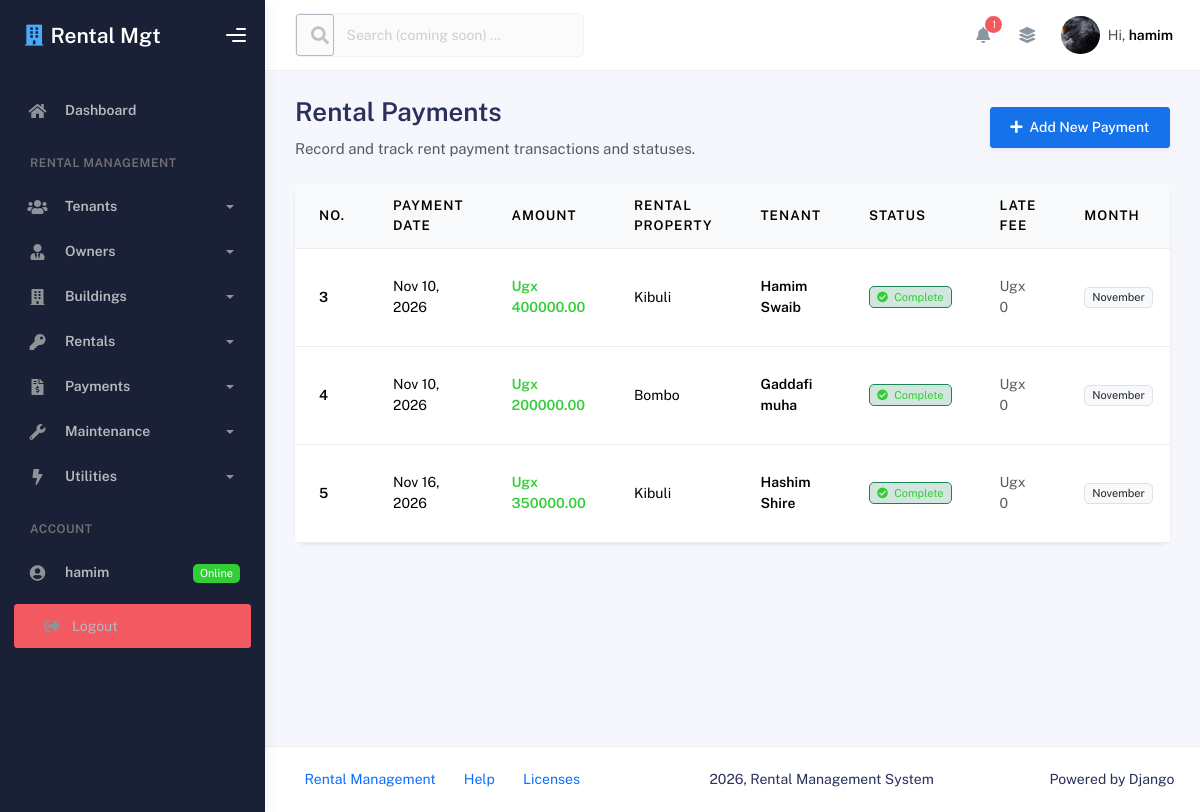
The app's page /payment/ (signed in) with its own data.
### App/models.py (models this page shows, shortened)
class Payment(models.Model):
    MONTH_CHOICES = [
        ('January', 'January'),
        ('February', 'February'),
        ('March', 'March'),
        ('April', 'April'),
        ('May', 'May'),
        ('June', 'June'),
        ('July', 'July'),
        ('August', 'August'),
        ('September', 'September'),
        ('October', 'October'),
        ('November', 'November'),
        ('December', 'December'),
    ]
    STATUS_OPTIONS = [
        ('C','Complete'),
        ('P','Pending')
    ]
    payment_date = models.DateField()
    amount = models.DecimalField(max_digits=10, decimal_places=2)
    rental = models.ForeignKey(Rental, on_delete=models.CASCADE)
    tenant = models.ForeignKey(Tenant, on_delete=models.CASCADE)
    status = models.CharField(max_length=2, choices=STATUS_OPTIONS)
    late_fee = models.DecimalField(max_digits=10, decimal_places=2, default=0.00)
    month = models.CharField(max_length=15, choices=MONTH_CHOICES)

class Rental(models.Model):
    STATUS_CHOICES = [
        ('V', 'Vacant'),
        ('O', 'Occupied'),
    ]
    TYPE_OPTIONS = [
        ('H','House'),
        ('A','Apartment')
    ]
    building = models.ForeignKey(Building, on_delete=models.CASCADE)
    tenant = models.ForeignKey(Tenant, on_delete=models.CASCADE, null=True, blank=True)
    start_date = models.DateField(null=True, blank=True)
    end_date = models.DateField(null=True, blank=True)
    rent_amount = models.DecimalField(max_digits=10, decimal_places=2)
    type = models.CharField(max_length=2, choices=TYPE_OPTIONS)
    status = models.CharField(max_length=2, choices=STATUS_CHOICES, default='V')
    def __str__(self):
        if self.tenant:
            return f"{self.building.address} - {self.tenant} ({self.get_status_display()})"
        return f"{self.building.address} (Vacant)"

class Building(models.Model):
    STATUS_OPTIONS = [
        ('O','Occupied'),
        ('V','Vacant')
    ]
    address = models.CharField(max_length=100)
    status = models.CharField(max_length=2, choices=STATUS_OPTIONS)
    owner = models.ForeignKey(Owner, on_delete=models.CASCADE)

class Tenant(models.Model):
    user = models.OneToOneField(User, on_delete=models.SET_NULL, null=True, blank=True, related_name='tenant_profile')
    first_name = models.CharField(max_length=20)
    last_name = models.CharField(max_length=20)
    contact = models.CharField(max_length=20)
    email = models.EmailField(max_length=255)
    def __str__(self):
        return f"{self.first_name} {self.last_name}"

### App/views.py (the view)
    @login_required
    def _wrapped_view(req, *args, **kwargs):
        if not (req.user.is_staff or req.user.is_superuser):
            return redirect('tenant_dashboard_page')
        return view_func(req, *args, **kwargs)

### App/forms.py
class PaymentForm(ModelForm):
    class Meta:
        model = Payment
        fields = '__all__'
        widgets = {
            'payment_date':forms.DateInput(attrs={'type':'date'}),}

### App/context_processors.py (called while the page is built)
def admin_notifications_processor(request):
    if not request.user.is_authenticated:
        return {}
    is_admin = request.user.is_staff or request.user.is_superuser
    context = {
        'is_admin': is_admin,
    }
    if is_admin:
        pending_requests = Maintenance.objects.filter(status='Pending').select_related(
            'rental__tenant', 'rental__building'
        ).order_by('-id')
        context['admin_notifications'] = pending_requests[:10]
        context['admin_notifications_count'] = pending_requests.count()
    else:
        tenant = getattr(request.user, 'tenant_profile', None)
        if not tenant:
            tenant = Tenant.objects.filter(email__iexact=request.user.email).first()
        context['tenant_profile'] = tenant
    return context

### App/views.py (called while the page is built)
def admin_required(view_func):
    @login_required
    def _wrapped_view(req, *args, **kwargs):
        if not (req.user.is_staff or req.user.is_superuser):
            return redirect('tenant_dashboard_page')
        return view_func(req, *args, **kwargs)
    return _wrapped_view

@admin_required
def payment_list_view(req):
    if req.method == "POST":
        form = PaymentForm(req.POST)
        if form.is_valid():
            form.save()
            messages.success(req, "Payment Added Successfully!")
            return redirect('payment_list_page')
    else:
        form = PaymentForm()
    payments = Payment.objects.select_related('rental', 'tenant').all()
    return render(req, 'payment_list.html', {'payments': payments, 'form': form})

### App/templates/payment_list.html (shortened to what this page needs)
{% extends 'base.html' %}
{% load crispy_forms_tags %}
{% block content %}
<div class="d-flex justify-content-between align-items-center mb-4">
    <div>
        <h2 class="fw-bold mb-1">Rental Payments</h2>
        <p class="text-muted mb-0">Record and track rent payment transactions and statuses.</p>
    </div>
    <button type="button" class="btn btn-primary shadow-sm" data-bs-toggle="modal" data-bs-target="#addPaymentModal">
        <i class="fas fa-plus me-1"></i> Add New Payment
    </button>
</div>
<div class="card shadow-sm border-0">
    <div class="card-body p-0">
        <div class="table-responsive">
            <table class="table table-hover align-middle mb-0">
                <thead class="table-light">
                    <tr>
                        <th scope="col" style="width: 70px;">No.</th>
                        <th scope="col">Payment Date</th>
                        <th scope="col">Amount</th>
                        <th scope="col">Rental Property</th>
                        <th scope="col">Tenant</th>
                        <th scope="col">Status</th>
                        <th scope="col">Late Fee</th>
                        <th scope="col">Month</th>
                    </tr>
                </thead>
                <tbody>
                    {% for payment in payments %}
                    <tr>
                        <td class="fw-bold">{{ payment.id }}</td>
                        <td>{{ payment.payment_date|date:"M d, Y" }}</td>
                        <td class="fw-bold text-success">Ugx {{ payment.amount }}</td>
                        <td>{{ payment.rental.building.address }}</td>
                        <td class="fw-semibold">{{ payment.tenant }}</td>
                        <td>
                            {% if payment.status == 'C' %}
                                <span class="badge bg-success-subtle text-success border border-success">
                                    <i class="fas fa-check-circle me-1"></i> Complete
                                </span>
                            {% else %}
                                <span class="badge bg-warning-subtle text-warning border border-warning">
                                    <i class="fas fa-clock me-1"></i> Pending
                                </span>
                            {% endif %}
                        </td>
                        <td>
                            {% if payment.late_fee > 0 %}
                                <span class="text-danger fw-semibold">+Ugx {{ payment.late_fee }}</span>
                            {% else %}
                                <span class="text-muted">Ugx 0</span>
                            {% endif %}
                        </td>
                        <td><span class="badge bg-light text-dark border">{{ payment.get_month_display|default:payment.month }}</span></td>
                    </tr>
                    {% endfor %}
                </tbody>
            </table>
        </div>
    </div>
</div>
{% endblock content %}

### App/templates/base.html (shortened to what this page needs)
{% load static %}
<!DOCTYPE html>
<html lang="en">
<head>
    <link rel="stylesheet" href="{% static 'assets/css/bootstrap.min.css' %}" />
    <link rel="stylesheet" href="{% static 'assets/css/plugins.min.css' %}" />
    <link rel="stylesheet" href="{% static 'assets/css/kaiadmin.min.css' %}" />
</head>
<body>
    <div class="wrapper">
      <div class="sidebar" data-background-color="dark">
        <div class="sidebar-logo">
          <div class="logo-header" data-background-color="dark">
            <a href="{% url 'index_page' %}" class="logo text-white text-decoration-none d-flex align-items-center">
              <i class="fas fa-building text-info me-2 fs-4"></i>
              <span class="fw-bold fs-4 text-white">Rental Mgt</span>
            </a>
            <div class="nav-toggle">
              <button class="btn btn-toggle toggle-sidebar">
                <i class="gg-menu-right"></i>
              </button>
            </div>
          </div>
        </div>
        <div class="sidebar-wrapper scrollbar scrollbar-inner">
          <div class="sidebar-content">
            <ul class="nav nav-secondary">
              <li class="nav-item">
                <a href="{% url 'index_page' %}">
                  <i class="fas fa-home"></i>
                  <p>Dashboard</p>
                </a>
              </li>
              <li class="nav-section">
                <h4 class="text-section">Rental Management</h4>
              </li>
              <li class="nav-item">
                <a data-bs-toggle="collapse" href="#tenantsMenu">
                  <i class="fas fa-users"></i>
                  <p>Tenants</p>
                  <span class="caret"></span>
                </a>
              </li>
              <li class="nav-item">
                <a data-bs-toggle="collapse" href="#ownersMenu">
                  <i class="fas fa-user-tie"></i>
                  <p>Owners</p>
                  <span class="caret"></span>
                </a>
              </li>
              <li class="nav-item">
                <a data-bs-toggle="collapse" href="#buildingsMenu">
                  <i class="fas fa-building"></i>
                  <p>Buildings</p>
                  <span class="caret"></span>
                </a>
              </li>
              <li class="nav-item">
                <a data-bs-toggle="collapse" href="#rentalsMenu">
                  <i class="fas fa-key"></i>
                  <p>Rentals</p>
                  <span class="caret"></span>
                </a>
              </li>
              <li class="nav-item">
                <a data-bs-toggle="collapse" href="#paymentsMenu">
                  <i class="fas fa-file-invoice-dollar"></i>
                  <p>Payments</p>
                  <span class="caret"></span>
                </a>
              </li>
              <li class="nav-item">
                <a data-bs-toggle="collapse" href="#maintenanceMenu">
                  <i class="fas fa-wrench"></i>
                  <p>Maintenance</p>
                  <span class="caret"></span>
                </a>
              </li>
              <li class="nav-item">
                <a data-bs-toggle="collapse" href="#utilitiesMenu">
                  <i class="fas fa-bolt"></i>
                  <p>Utilities</p>
                  <span class="caret"></span>
                </a>
              </li>
              <li class="nav-section">
                <h4 class="text-section">Account</h4>
              </li>
              {% if user.is_authenticated %}
                <li class="nav-item">
                  <a href="#">
                    <i class="fas fa-user-circle"></i>
                    <p>{{ user.username }}</p>
                    <span class="badge badge-success">Online</span>
                  </a>
                </li>
                <li class="nav-item px-3 py-2">
                  <a href="{% url 'logout' %}" class="btn btn-danger btn-sm w-100 text-start text-white text-decoration-none">
                    <i class="fas fa-sign-out-alt me-2"></i> Logout
                  </a>
                </li>
              {% endif %}
            </ul>
          </div>
        </div>
      </div>
      <div class="main-panel">
        <div class="main-header">
          <nav
            class="navbar navbar-header navbar-header-transparent navbar-expand-lg border-bottom"
          >
            <div class="container-fluid">
              <nav
                class="navbar navbar-header-left navbar-expand-lg navbar-form nav-search p-0 d-none d-lg-flex"
              >
                <div class="input-group opacity-50" title="Search coming soon">
                  <div class="input-group-prepend">
                    <button type="button" class="btn btn-search pe-1" disabled>
                      <i class="fa fa-search search-icon"></i>
                    </button>
                  </div>
                  <input
                    type="text"
                    placeholder="Search (coming soon) ..."
                    class="form-control"
                    disabled
                  />
                </div>
              </nav>
              <ul class="navbar-nav topbar-nav ms-md-auto align-items-center">
                <li class="nav-item topbar-icon dropdown hidden-caret">
                  <a
                    class="nav-link dropdown-toggle"
                    href="#"
                    id="notifDropdown"
                    role="button"
                    data-bs-toggle="dropdown"
                    aria-haspopup="true"
                    aria-expanded="false"
                  >
                    <i class="fa fa-bell"></i>
                    {% if admin_notifications_count > 0 %}
                      <span class="notification bg-danger">{{ admin_notifications_count }}</span>
                    {% endif %}
                  </a>
                </li>
                <li class="nav-item topbar-icon dropdown hidden-caret">
                  <a
                    class="nav-link"
                    data-bs-toggle="dropdown"
                    href="#"
                    aria-expanded="false"
                  >
                    <i class="fas fa-layer-group"></i>
                  </a>
                </li>
                <li class="nav-item topbar-user dropdown hidden-caret">
                  <a
                    class="dropdown-toggle profile-pic"
                    data-bs-toggle="dropdown"
                    href="#"
                    aria-expanded="false"
                  >
                    <div class="avatar-sm">
                      <img
                        src="{% static 'assets/img/halo pic 1.jpg' %}"
                        alt="..."
                        class="avatar-img rounded-circle"
                      />
                    </div>
                    <span class="profile-username">
                      <span class="op-7">Hi,</span>
                      <span class="fw-bold">{{ user.username|default:"Guest" }}</span>
                    </span>
                  </a>
                </li>
              </ul>
            </div>
          </nav>
        </div>
        <div class="container">
          <div class="page-inner">
            {% block content %}
            {% endblock content %}
          </div>
        </div>
        <footer class="footer">
          <div class="container-fluid d-flex justify-content-between">
            <nav class="pull-left">
              <ul class="nav">
                <li class="nav-item">
                  <a class="nav-link" href="{% url 'index_page' %}">
                    Rental Management
                  </a>
                </li>
                <li class="nav-item">
                  <a class="nav-link" href="#"> Help </a>
                </li>
                <li class="nav-item">
                  <a class="nav-link" href="#"> Licenses </a>
                </li>
              </ul>
            </nav>
            <div class="copyright">
              2026, Rental Management System
            </div>
            <div>
              Powered by Django
            </div>
          </div>
        </footer>
      </div>
    </div>
</body>
</html>

### records on screen
Payment: id "3", payment_date "Nov 10, 2026", amount "400000.00", rental.building.address "Kibuli", tenant "Hamim Swaib", status "C" (drawn), late_fee "Ugx 0", month "November"
Payment: id "4", payment_date "Nov 10, 2026", amount "200000.00", rental.building.address "Bombo", tenant "Gaddafi muha", status "C" (drawn), late_fee "Ugx 0", month "November"
Payment: id "5", payment_date "Nov 16, 2026", amount "350000.00", rental.building.address "Kibuli", tenant "Hashim Shire", status "C" (drawn), late_fee "Ugx 0", month "November"

### other values on screen
{{ user.username }} "hamim"
{{ admin_notifications_count }} "1"
{{ user.username|default:"Guest" }} "hamim"
